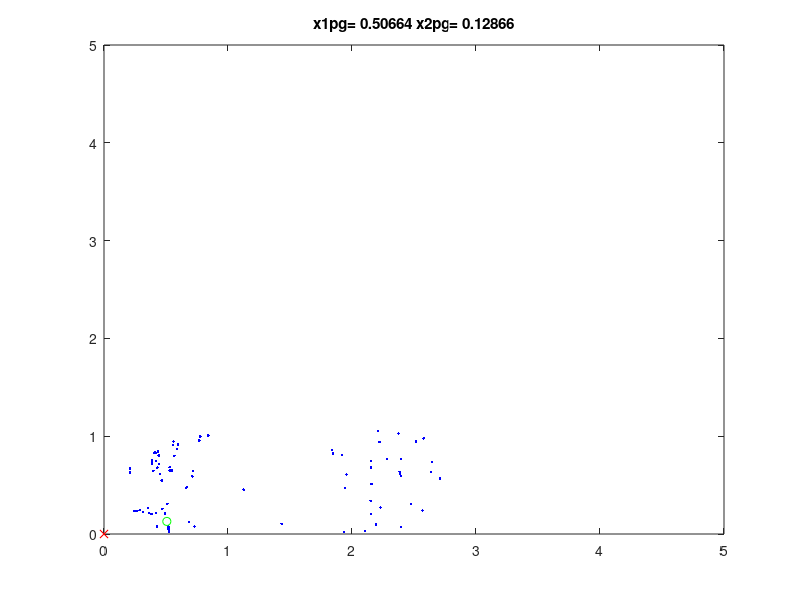

Recreate this plot in MATLAB.
clear all;
close all;
clc;

np = 100;
x1p = rand(np, 1);
x1pg = 0;
x1pl = x1p;
x2p = rand(np, 1);
x2pg = 0;
x2pl = x2p;
fxpg = 1000;
fxpl = ones(np, 1)*fxpg;
vx1 = zeros(np, 1);
vx2 = zeros(np, 1);
c1 = 0.5;
c2 = 0.5;
a = 1000;
for d = 1:100
    %Parte iterativa
    %Evaluacion
    fx = -(sin(3*x1p)+cos(3*x2p)+sin(x1pl+x2p))+a*max((x1p.^2)-10*x2p+1,0)+...
        a*max(10*x1p+(x2p.^2)-100,0)+a*max(x1p-1,0)+a*max(x2p-1,0);
    [val, ind] = min(fx);
    if val < fxpg
        fxpg = val;
        x1pg = x1p(ind, 1);
        x2pg = x2p(ind, 1);
    end

    for p = 1:np
        if fx(p, 1) < fxpl(p, 1)
            fxpl(p, 1) = fx(p, 1);
            x1pl(p, 1) = x1p(p, 1);
            x2pl(p, 1) = x2p(p, 1);
        end
    end

    plot(x1p,x2p,'b.',0,0,'rx',x1pg,x2pg,'go');
    axis([0 5 0 5]);
    title(['x1pg= ' num2str(x1pg) ' x2pg= ' num2str(x2pg)]);
    pause(0.1);

    vx1 = vx1 + c1*rand()*(x1pl-x1p) + c2*rand()*(x1pg-x1p);
    vx2 = vx2 + c1*rand()*(x2pl-x2p) + c2*rand()*(x2pg-x2p);
    x1p = vx1 + x1p;
    x2p = vx2 + x2p;
end

y = sin(3*x1p)+cos(3*x2p)+sin(x1pl+x2p);
